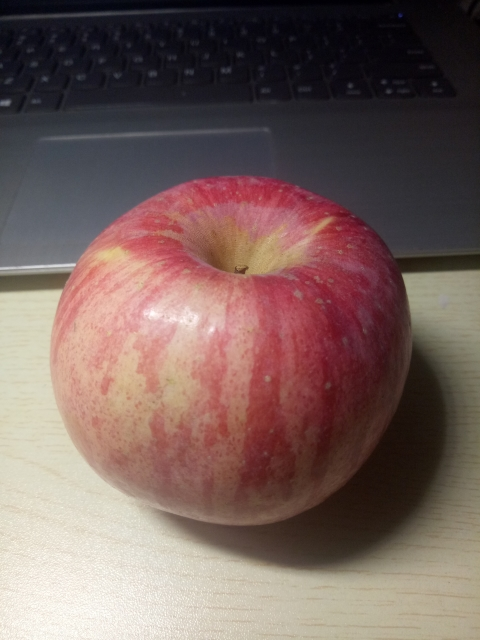
#> input picture 资源/实例代码/5.4-2  分水岭和GrabCut算法进行图像分割/stardust/apple.jpg, 480 x 640 px
$ python stardust.py
#> lines starting #> are read from the running program, lines starting #| are printed output that depends on the picture
#file      stardust.py
#author    凡尘(Kevin Brooks)
#version   1.0
#date      2020_08_04
#github    https://github.com/stardust-scitech/OpenCM
#copyright Copyright (C) 2018, Stardust Studio, All Rights Reserved
#license   http://www.apache.org/licenses/LICENSE-2.0

#导入cv2模块，定义别名为cv
import cv2 as cv
#导入数学运算库，定义别名为np
import numpy as np
#导入绘图模块，定义别名为plt
from matplotlib import pyplot as plt

#加载图片
img = cv.imread("apple.jpg")
#> img is the input picture: shape (640, 480, 3); mean B, G, R 93.3, 97.9, 119.6
#创建掩膜
mask = np.zeros(img.shape[:2],np.uint8)
#构建背景模型
bgdModel = np.zeros((1,65),np.float64)
#构建前景模型
fgdModel = np.zeros((1,65),np.float64)
#定义矩形框
rect = (0,0,479,639)
#grabCut算法处理
cv.grabCut(img,mask,rect,bgdModel,fgdModel,2,cv.GC_INIT_WITH_RECT)
#创建掩膜用来过滤
mask2 = np.where((mask==2)|(mask==0),0,1).astype('uint8')
#重新计算着色
img = img*mask2[:,:,np.newaxis]
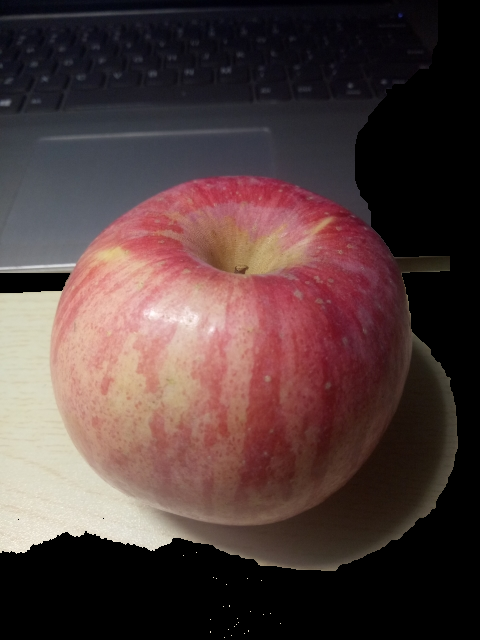
#> img: shape (640, 480, 3); mean B, G, R 59.8, 61.5, 81.7
#pyplot绘图
plt.imshow(img),plt.colorbar(), plt.show()
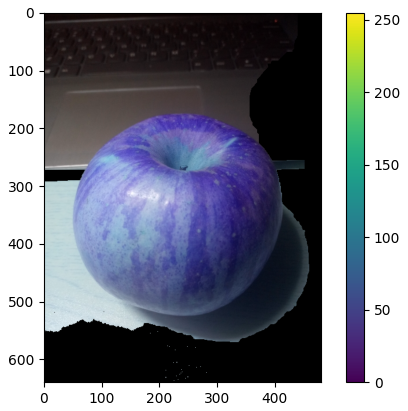
#> figure drawn by matplotlib, 2 panels; B, G, R data is drawn as R, G, B
